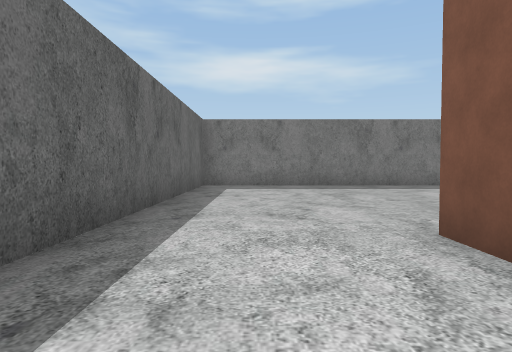
View 1 (above)

24 first-person views from a walk through a Unity game level. The camera is 1.2 m above the floor, tilts 2° down and sees 75° across. The floor is counted in squares, 2 m on a side. Each view is taken from the middle of a square. On the plan, view 1 faces up. The plan holds only what a view shows up to about 10 squares ahead; the rest is blank. The place goes on beyond the plan. The player is left out. Some animated figures are left out.

View 2
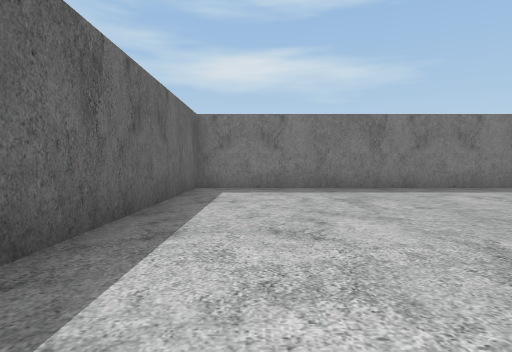

View 3
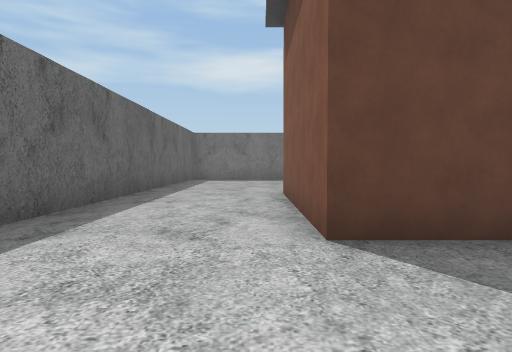

View 4
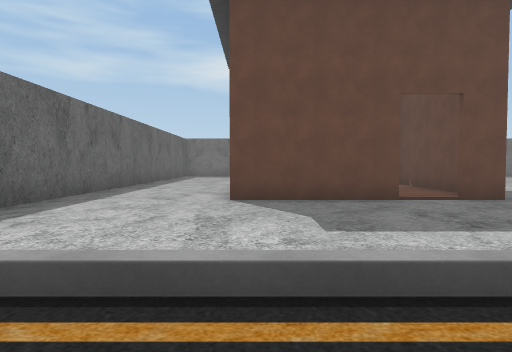

View 5
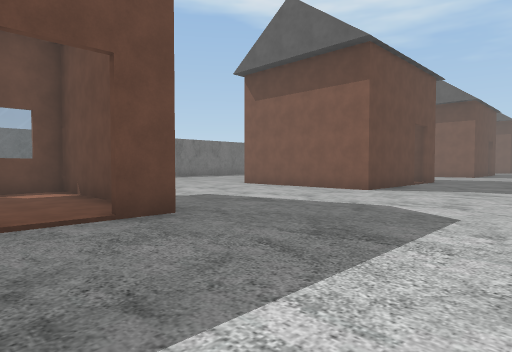

View 6
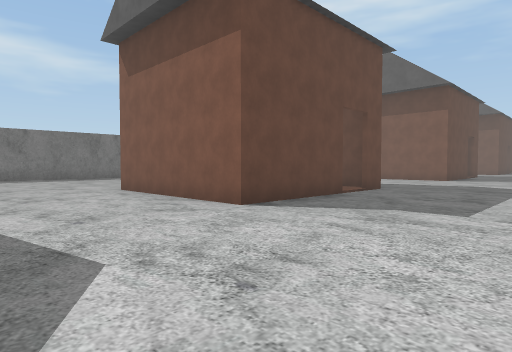

View 7
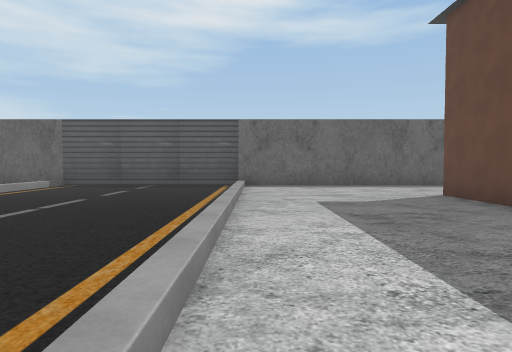

View 8
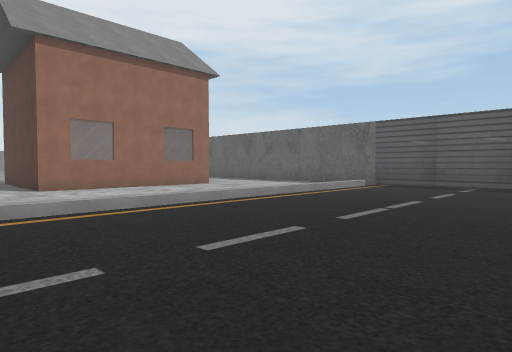

View 9
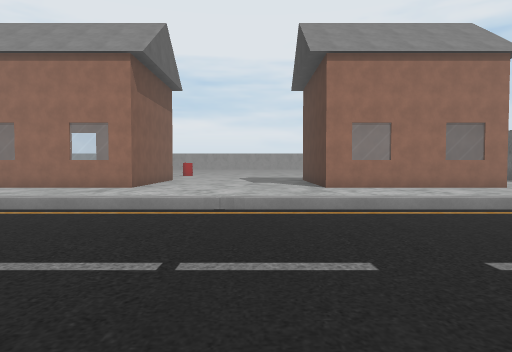

View 10
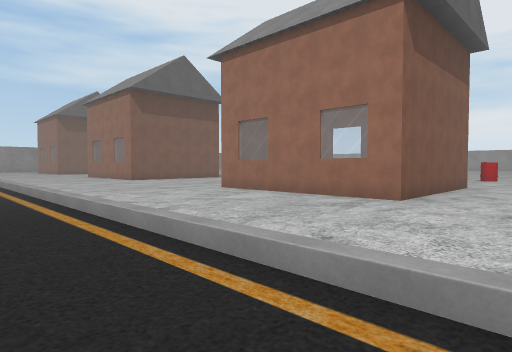

View 11
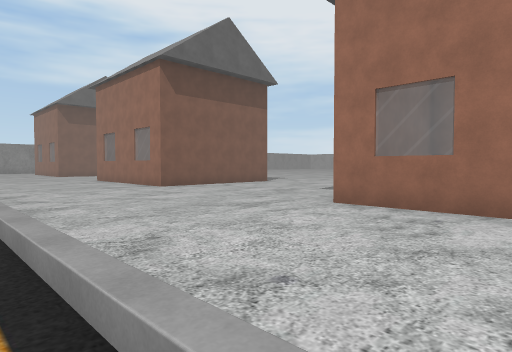

View 12
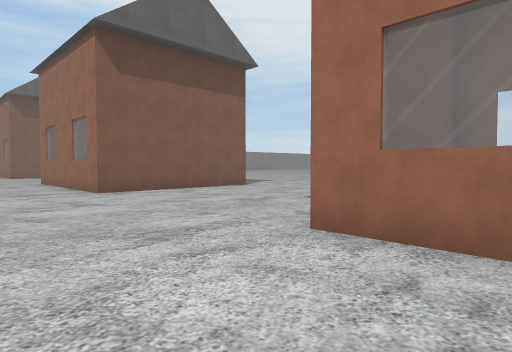

View 13
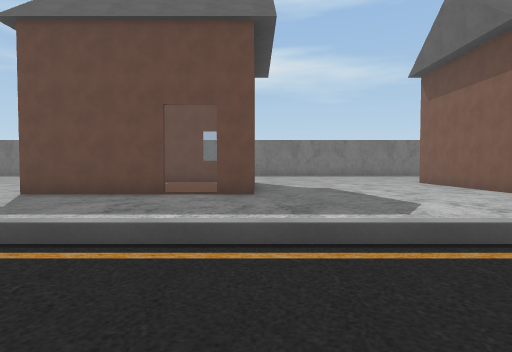

View 14
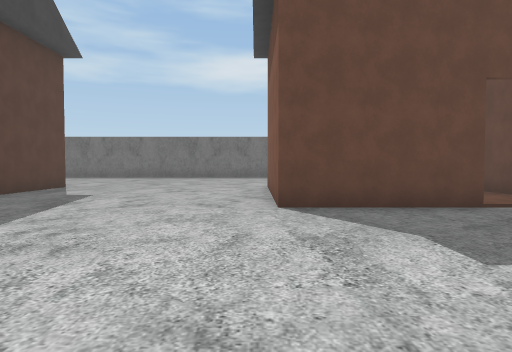

View 15
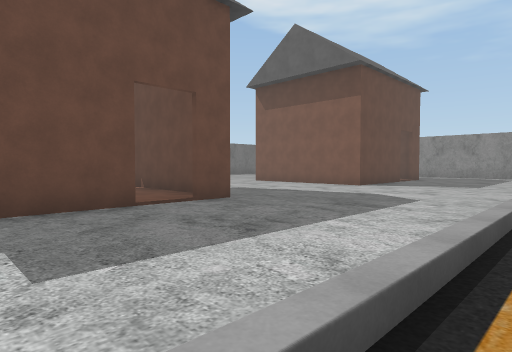

View 16
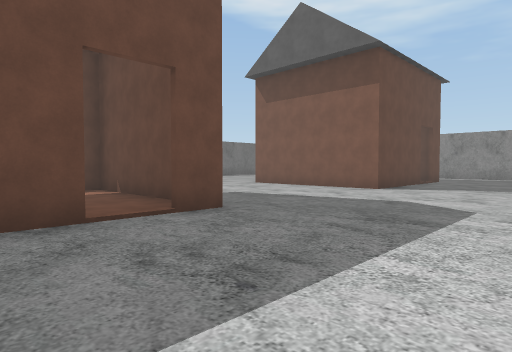

View 17
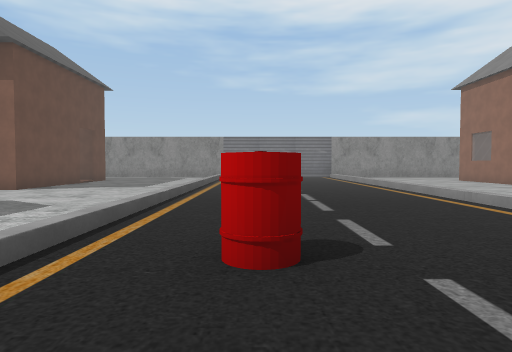

View 18
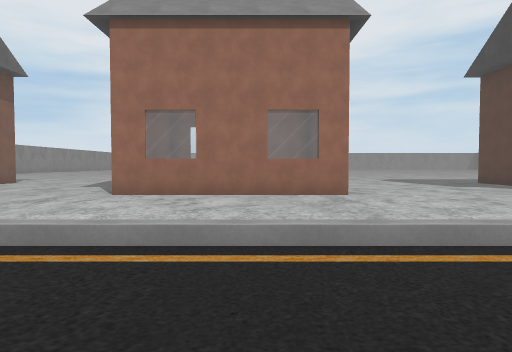

View 19
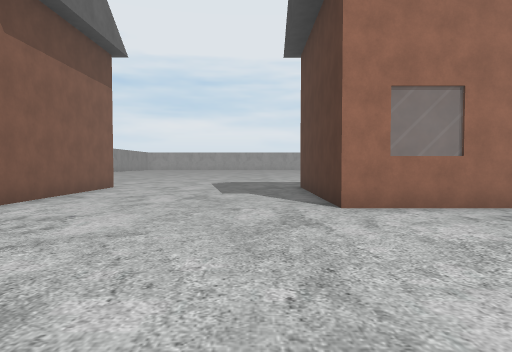

View 20
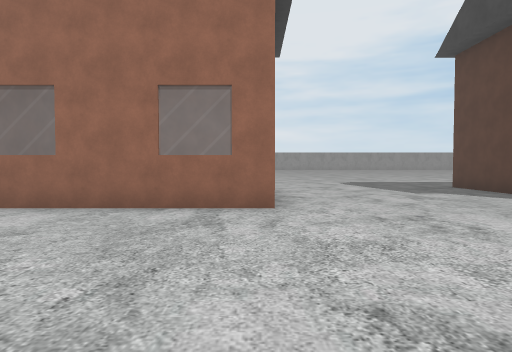

View 21
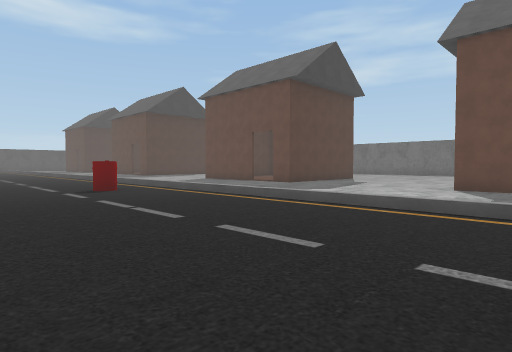

View 22
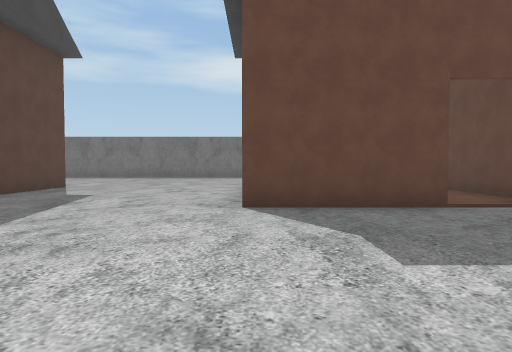

View 23
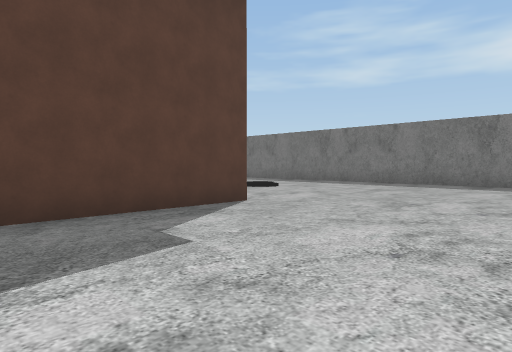

View 24
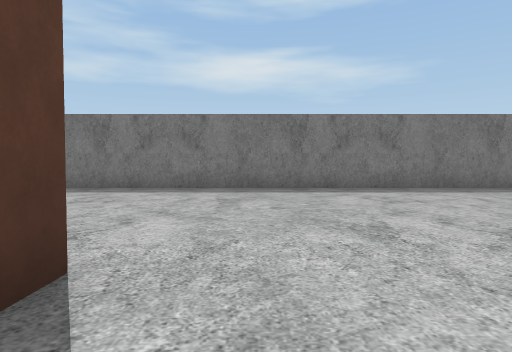

### Floor plan
Key: @ floor where view 1 was taken; # wall or solid block; . floor; H house; B barrel.
Columns run from 2 left of view 1 to 33 right of it. Each row starts with its distance up from view 1.
 10 ##########              ############
  9 #........               ............
  8 #.......                 ..........
  7 #.......                 ..........
  6 #......     ..            ........
  5 #.....     ....           .......
  4 #.....     ....   ......   ......
  3 #...H  HH  ..H    H....H   HH....H
  2 #...H   H ...H    H....H    H....H
  1 #...H   H ...H    H....H    H....H
  0 #.@.H   H....H    H....H    H....H
 -1 #...HHH.H....HHHH.H....HHHH.H....HHH
 -2 #...................................
 -3 #...................................
 -4 #...................................
 -5 #.............. ..... ..............
 -6 #..........     .....  .............
 -7 #...........     ...    ...B........
 -8 #............     .     ............
 -9 #...............        ............
-10 #..................... .............
-11 #   ...............................
-12 #   ................................
-13     ................................
-14     ................................
-15     HHHHH....HHHHHH....HHHHHH....HHH
-16     H   H....H    H....H    H....H
-17         H   .H    H....H    H....H
-18         H   .H    H....H    H....H
-19             .H   HH  ..HHHH H....HHH

Where each view was taken, in squares from view 1:
view 1: 0 up, 0 right, facing up
view 2: 1 up, 0 right, facing up
view 3: 4 down, 1 right, facing up
view 4: 7 down, 2 right, facing up
view 5: 5 down, 4 right, facing up-right
view 6: 5 down, 8 right, facing up-right
view 7: 5 down, 8 right, facing left
view 8: 6 down, 8 right, facing down-left
view 9: 6 down, 8 right, facing down
view 10: 9 down, 9 right, facing down-right
view 11: 10 down, 13 right, facing down-right
view 12: 12 down, 14 right, facing down-right
view 13: 8 down, 16 right, facing up
view 14: 6 down, 21 right, facing up
view 15: 6 down, 22 right, facing up-right
view 16: 5 down, 23 right, facing up-right
view 17: 7 down, 23 right, facing right
view 18: 8 down, 23 right, facing down
view 19: 10 down, 27 right, facing down
view 20: 10 down, 31 right, facing down
view 21: 10 down, 33 right, facing up-left
view 22: 6 down, 31 right, facing up
view 23: 1 down, 30 right, facing up-left
view 24: 1 up, 27 right, facing up
